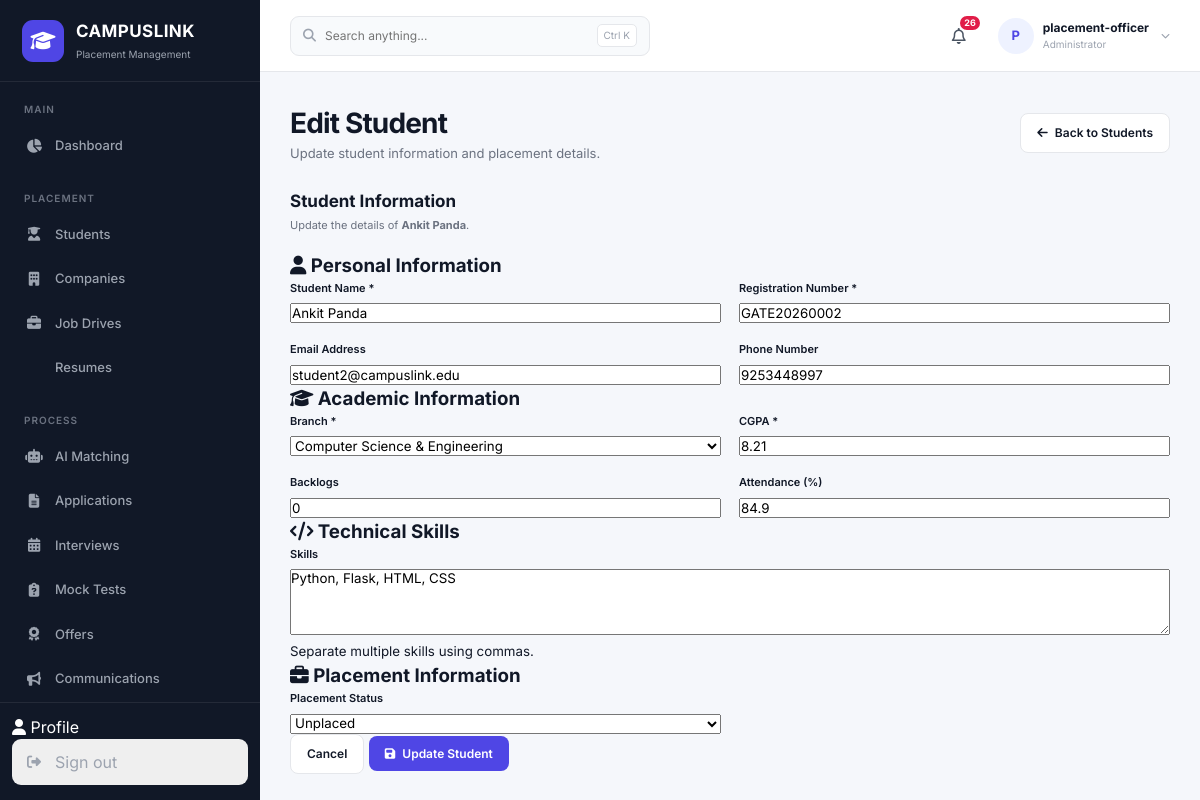
Page /students/edit/2 (signed in) on the committed database.
### tables this page shows
CREATE TABLE "users" (
                id INTEGER PRIMARY KEY AUTOINCREMENT,
                username TEXT UNIQUE NOT NULL,
                name TEXT NOT NULL,
                email TEXT UNIQUE,
                password TEXT NOT NULL,
                role TEXT NOT NULL DEFAULT 'placement_officer',
                student_id INTEGER REFERENCES students(id),
                is_active INTEGER NOT NULL DEFAULT 1,
                created_at TIMESTAMP DEFAULT CURRENT_TIMESTAMP
            );

CREATE TABLE students (
            id INTEGER PRIMARY KEY AUTOINCREMENT,
            name TEXT NOT NULL,
            registration_no TEXT UNIQUE NOT NULL,
            email TEXT,
            phone TEXT,
            branch TEXT NOT NULL,
            cgpa REAL NOT NULL,
            backlogs INTEGER DEFAULT 0,
            attendance REAL DEFAULT 0,
            skills TEXT,
            placement_status TEXT DEFAULT 'Unplaced',
            created_at TIMESTAMP DEFAULT CURRENT_TIMESTAMP
        );

### app.py (the view, shortened to what this page needs)
@app.route(
    "/students/edit/<int:student_id>",
    methods=["GET", "POST"]
)
def edit_student(student_id):
    connection = get_db_connection()
    student = connection.execute(
        """
        SELECT *
        FROM students
        WHERE id = ?
        """,
        (student_id,)
    ).fetchone()
    if request.method == "GET":
        connection.close()
        return render_template(
            "students/edit.html",
            student=student,
            return_to_profile=request.args.get("return_to_profile") == "1"
        )

### app.py (called while the page is built)
def csrf_token():
    token = session.get("_csrf_token")
    if token is None:
        token = secrets.token_urlsafe(32)
        session["_csrf_token"] = token
    return token

@app.context_processor
def inject_auth_context():
    return {
        "current_user": getattr(g, "current_user", None),
        "role_labels": ROLE_LABELS,
        "csrf_token": csrf_token,
    }

### database.py (called while the page is built)
def get_db_connection():
    os.makedirs(
        os.path.dirname(Config.DATABASE),
        exist_ok=True
    )
    connection = sqlite3.connect(Config.DATABASE)
    connection.row_factory = sqlite3.Row
    connection.execute("PRAGMA foreign_keys = ON")
    return connection

### templates/students/edit.html (shortened to what this page needs)
{% extends "base.html" %}
{% block content %}
<div class="page-header">
    <div>
        <h1>Edit Student</h1>
        <p>
            Update student information and placement details.
        </p>
    </div>
    <div class="page-header-actions">
        <a
            href="/students"
            class="btn btn-secondary"
        >
            <i class="fa-solid fa-arrow-left"></i>
            Back to Students
        </a>
    </div>
</div>
<div class="content-card">
    <div class="card-header">
        <div>
            <h2>
                Student Information
            </h2>
            <p>
                Update the details of
                <strong>{{ student["name"] }}</strong>.
            </p>
        </div>
    </div>
    <form
        method="POST"
        action="{{ url_for('edit_student', student_id=student['id']) }}"
    >
        <div class="form-section">
            <h3>
                <i class="fa-solid fa-user"></i>
                Personal Information
            </h3>
            <div class="form-grid">
                <div class="form-group">
                    <label for="name">
                        Student Name
                        <span class="required">*</span>
                    </label>
                    <input
                        type="text"
                        id="name"
                        name="name"
                        value="{{ student['name'] }}"
                        required
                    >
                </div>
                <div class="form-group">
                    <label for="registration_no">
                        Registration Number
                        <span class="required">*</span>
                    </label>
                    <input
                        type="text"
                        id="registration_no"
                        name="registration_no"
                        value="{{ student['registration_no'] }}"
                        required
                    >
                </div>
                <div class="form-group">
                    <label for="email">
                        Email Address
                    </label>
                    <input
                        type="email"
                        id="email"
                        name="email"
                        value="{{ student['email'] or '' }}"
                    >
                </div>
                <div class="form-group">
                    <label for="phone">
                        Phone Number
                    </label>
                    <input
                        type="tel"
                        id="phone"
                        name="phone"
                        value="{{ student['phone'] or '' }}"
                    >
                </div>
            </div>
        </div>
        <div class="form-section">
            <h3>
                <i class="fa-solid fa-graduation-cap"></i>
                Academic Information
            </h3>
            <div class="form-grid">
                <div class="form-group">
                    <label for="branch">
                        Branch
                        <span class="required">*</span>
                    </label>
                    <select
                        id="branch"
                        name="branch"
                        required
                    >
                        <option
                            value="CSE"
                            {% if student['branch'] == 'CSE' %}
                                selected
                            {% endif %}
                        >
                            Computer Science & Engineering
                        </option>
                    </select>
                </div>
                <div class="form-group">
                    <label for="cgpa">
                        CGPA
                        <span class="required">*</span>
                    </label>
                    <input
                        type="number"
                        id="cgpa"
                        name="cgpa"
                        min="0"
                        max="10"
                        step="0.01"
                        value="{{ student['cgpa'] }}"
                        required
                    >
                </div>
                <div class="form-group">
                    <label for="backlogs">
                        Backlogs
                    </label>
                    <input
                        type="number"
                        id="backlogs"
                        name="backlogs"
                        min="0"
                        value="{{ student['backlogs'] }}"
                    >
                </div>
                <div class="form-group">
                    <label for="attendance">
                        Attendance (%)
                    </label>
                    <input
                        type="number"
                        id="attendance"
                        name="attendance"
                        min="0"
                        max="100"
                        step="0.01"
                        value="{{ student['attendance'] }}"
                    >
                </div>
            </div>
        </div>
        <div class="form-section">
            <h3>
                <i class="fa-solid fa-code"></i>
                Technical Skills
            </h3>
            <div class="form-group">
                <label for="skills">
                    Skills
                </label>
                <textarea
                    id="skills"
                    name="skills"
                    rows="4"
                    placeholder="Example: Python, Flask, SQL, HTML, CSS"
                >{{ student['skills'] or '' }}</textarea>
                <small class="form-help">
                    Separate multiple skills using commas.
                </small>
            </div>
        </div>
        <div class="form-section">
            <h3>
                <i class="fa-solid fa-briefcase"></i>
                Placement Information
            </h3>
            <div class="form-grid">
                <div class="form-group">
                    <label for="placement_status">
                        Placement Status
                    </label>
                    <select
                        id="placement_status"
                        name="placement_status"
                    >
                        <option
                            value="Unplaced"
                            {% if student['placement_status'] == 'Unplaced' %}
                                selected
                            {% endif %}
                        >
                            Unplaced
                        </option>
                    </select>
                </div>
            </div>
        </div>
        <div class="form-actions">
            <a
                href="{{ url_for('view_student', student_id=student['id']) if return_to_profile else url_for('students') }}"
                class="btn btn-secondary"
            >
                Cancel
            </a>
            <button
                type="submit"
                class="btn btn-primary"
            >
                <i class="fa-solid fa-save"></i>
                Update Student
            </button>
        </div>
    </form>
</div>
{% endblock %}

### templates/base.html (shortened to what this page needs)
<!DOCTYPE html>
<html lang="en">
<head>
    <link rel="stylesheet"
          href="{{ url_for('static', filename='css/style.css') }}">
    <link rel="stylesheet"
          href="{{ url_for('static', filename='css/rbac.css') }}">
    <link rel="stylesheet"
          href="https://cdnjs.cloudflare.com/ajax/libs/font-awesome/6.5.2/css/all.min.css">
</head>
<body>
<div class="app-container">
    <aside class="sidebar">
        <div class="brand">
            <div class="brand-logo">
                <i class="fa-solid fa-graduation-cap"></i>
            </div>
            <div>
                <h2>CAMPUSLINK</h2>
                <span>Placement Management</span>
            </div>
        </div>
        <nav class="sidebar-nav">
            <div class="nav-section">
                <span>MAIN</span>
                <a href="{{ url_for('student_home') if current_user['role'] == 'student' else url_for('dashboard') }}"
                   class="nav-item">
                    <i class="fa-solid fa-chart-pie"></i>
                    <span>{{ 'My Dashboard' if current_user['role'] == 'student' else 'Dashboard' }}</span>
                </a>
            </div>
            {% if current_user['role'] == 'student' %}
            <div class="nav-section">
                <span>MY CAMPUS</span>
                <a href="{{ url_for('mock_tests') }}" class="nav-item">
                    <i class="fa-solid fa-clipboard-question"></i>
                    <span>Mock Tests</span>
                </a>
                <a href="{{ url_for('edit_resume', student_id=current_user['student_id']) }}" class="nav-item">
                    <i class="fa-solid fa-file-user"></i>
                    <span>My Resume</span>
                </a>
                <a href="{{ url_for('communication_inbox', student_id=current_user['student_id']) }}" class="nav-item">
                    <i class="fa-solid fa-inbox"></i>
                    <span>My Messages</span>
                </a>
            </div>
            {% else %}
            <div class="nav-section">
                <span>PLACEMENT</span>
                <a href="/students"
                   class="nav-item">
                    <i class="fa-solid fa-user-graduate"></i>
                    <span>Students</span>
                </a>
                <a href="/companies"
                   class="nav-item">
                    <i class="fa-solid fa-building"></i>
                    <span>Companies</span>
                </a>
                <a href="/jobs"
                   class="nav-item">
                    <i class="fa-solid fa-briefcase"></i>
                    <span>Job Drives</span>
                </a>
                <a href="/resumes"
                   class="nav-item">
                    <span>Resumes</span>
                </a>
            </div>
            <div class="nav-section">
                <span>PROCESS</span>
                <a href="/matching"
                   class="nav-item">
                    <i class="fa-solid fa-robot"></i>
                    <span>AI Matching</span>
                </a>
                <a href="/applications"
                   class="nav-item">
                    <i class="fa-solid fa-file-lines"></i>
                    <span>Applications</span>
                </a>
                <a href="/interviews"
                   class="nav-item">
                    <i class="fa-solid fa-calendar-days"></i>
                    <span>Interviews</span>
                </a>
                <a href="/mock-tests"
                   class="nav-item">
                    <i class="fa-solid fa-clipboard-question"></i>
                    <span>Mock Tests</span>
                </a>
                <a href="/offers"
                   class="nav-item">
                    <i class="fa-solid fa-award"></i>
                    <span>Offers</span>
                </a>
                <a href="/communications"
                   class="nav-item">
                    <i class="fa-solid fa-bullhorn"></i>
                    <span>Communications</span>
                </a>
            </div>
            {% endif %}
        </nav>
        <div class="sidebar-bottom">
            {% if current_user['role'] != 'student' %}
            <a href="/profile">
                <i class="fa-solid fa-user"></i>
                Profile
            </a>
            {% endif %}
            <form action="{{ url_for('logout') }}" method="post" class="sidebar-logout-form">
                <button type="submit" class="nav-item logout">
                    <i class="fa-solid fa-right-from-bracket"></i>
                    <span>Sign out</span>
                </button>
            </form>
        </div>
    </aside>
    <main class="main-content">
        <header class="topbar">
            <div class="topbar-search">
                <i class="fa-solid fa-magnifying-glass"></i>
                <input
                    type="text"
                    placeholder="Search anything..."
                >
                <span class="search-shortcut">
                    Ctrl K
                </span>
            </div>
            <div class="topbar-right">
{% if current_user['role'] != 'student' %}
<div class="notification-wrapper">
    <button
        type="button"
        class="icon-button notification-button"
        id="notificationButton"
        aria-label="Notifications{% if notification_count %}, {{ notification_count }} pending items{% endif %}"
        aria-expanded="false"
        aria-controls="notificationPanel"
        title="Notifications"
    >
        <i class="fa-regular fa-bell" aria-hidden="true"></i>
        <span class="notification-count" id="notificationCount"
              data-count="{{ notification_count }}"
              data-signatures="{{ placement_notifications|map(attribute='signature')|list|tojson|forceescape }}"
              {% if not notification_count %}hidden{% endif %}>{{ notification_count }}</span>
    </button>
</div>
{% endif %}
<div class="admin-profile" id="adminProfile" role="button" tabindex="0"
     aria-haspopup="true" aria-expanded="false" aria-controls="profileMenu">
    <div class="profile-avatar">
        {{ current_user['name'][:1]|upper }}
    </div>
    <div class="profile-info">
        <strong>{{ current_user['name'] }}</strong>
        <span>{{ role_labels.get(current_user['role'], current_user['role']) }}</span>
    </div>
    <i class="fa-solid fa-chevron-down profile-arrow"></i>
</div>
            </div>
        </header>
<section class="page-content">
    {% block content %}
    {% endblock %}
</section>
</main>
</div>
</body>
</html>

### static/css/rbac.css (style rules this page uses)
.sidebar-logout-form { margin: 0; }
.sidebar-logout-form .logout { width: 100%; border: 0; cursor: pointer; text-align: left; font: inherit; }

### rows in the picture
users: role "Dashboard", name "P", name "placement-officer", get "Administrator"
students: name "Ankit Panda", registration_no "GATE20260002", email "student2@campuslink.edu", phone "9253448997", branch "Computer Science & Engineering", cgpa "8.21", backlogs "0", attendance "84.9", skills "Python, Flask, HTML, CSS", placement_status "Unplaced"

### other values in the picture
{{ notification_count }} "26"
